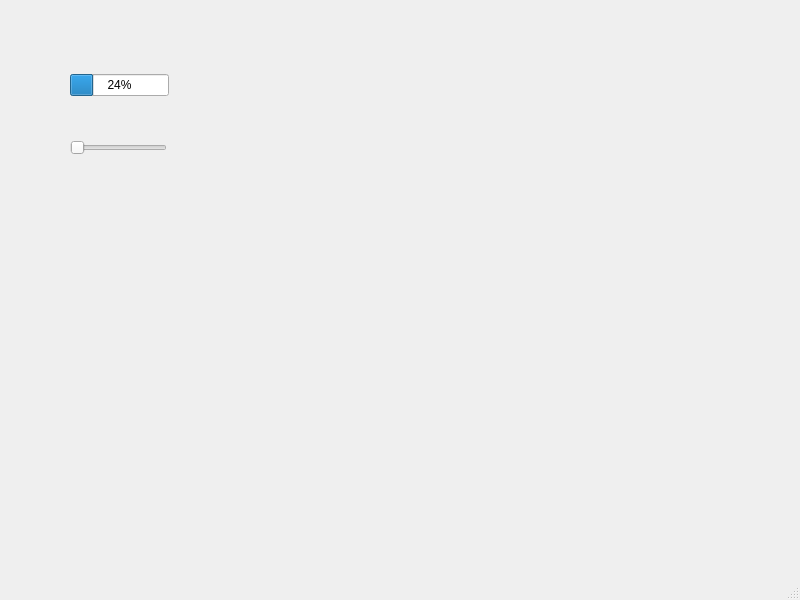
<?xml version="1.0" encoding="UTF-8"?>
<ui version="4.0">
 <class>MainWindow</class>
 <widget class="QMainWindow" name="MainWindow">
  <property name="geometry">
   <rect>
    <x>0</x>
    <y>0</y>
    <width>800</width>
    <height>600</height>
   </rect>
  </property>
  <property name="windowTitle">
   <string>MainWindow</string>
  </property>
  <widget class="QWidget" name="centralwidget">
   <widget class="QSlider" name="horizontalSlider">
    <property name="geometry">
     <rect>
      <x>70</x>
      <y>140</y>
      <width>97</width>
      <height>15</height>
     </rect>
    </property>
    <property name="orientation">
     <enum>Qt::Horizontal</enum>
    </property>
   </widget>
   <widget class="QWidget" name="">
    <property name="geometry">
     <rect>
      <x>70</x>
      <y>60</y>
      <width>99</width>
      <height>50</height>
     </rect>
    </property>
    <layout class="QVBoxLayout" name="verticalLayout_2">
     <item>
      <layout class="QVBoxLayout" name="verticalLayout">
       <item>
        <widget class="QProgressBar" name="progressBar">
         <property name="value">
          <number>24</number>
         </property>
        </widget>
       </item>
      </layout>
     </item>
    </layout>
   </widget>
  </widget>
  <widget class="QMenuBar" name="menubar">
   <property name="geometry">
    <rect>
     <x>0</x>
     <y>0</y>
     <width>800</width>
     <height>22</height>
    </rect>
   </property>
  </widget>
  <widget class="QStatusBar" name="statusbar"/>
 </widget>
 <resources/>
 <connections/>
</ui>
